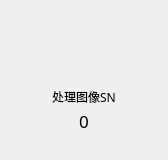
             <widget class="QFrame" name="frame_procssimage">
              <property name="minimumSize">
               <size>
                <width>168</width>
                <height>160</height>
               </size>
              </property>
              <property name="maximumSize">
               <size>
                <width>168</width>
                <height>160</height>
               </size>
              </property>
              <property name="styleSheet">
               <string notr="true"/>
              </property>
              <property name="frameShape">
               <enum>QFrame::NoFrame</enum>
              </property>
              <property name="frameShadow">
               <enum>QFrame::Sunken</enum>
              </property>
              <layout class="QGridLayout" name="gridLayout_7">
               <property name="leftMargin">
                <number>11</number>
               </property>
               <property name="topMargin">
                <number>11</number>
               </property>
               <property name="rightMargin">
                <number>11</number>
               </property>
               <property name="bottomMargin">
                <number>11</number>
               </property>
               <property name="horizontalSpacing">
                <number>0</number>
               </property>
               <property name="verticalSpacing">
                <number>3</number>
               </property>
               <item row="0" column="1">
                <spacer name="verticalSpacer_8">
                 <property name="orientation">
                  <enum>Qt::Vertical</enum>
                 </property>
                 <property name="sizeHint" stdset="0">
                  <size>
                   <width>20</width>
                   <height>29</height>
                  </size>
                 </property>
                </spacer>
               </item>
               <item row="4" column="0">
                <spacer name="verticalSpacer_9">
                 <property name="orientation">
                  <enum>Qt::Vertical</enum>
                 </property>
                 <property name="sizeHint" stdset="0">
                  <size>
                   <width>20</width>
                   <height>29</height>
                  </size>
                 </property>
                </spacer>
               </item>
               <item row="1" column="0" colspan="2">
                <layout class="QHBoxLayout" name="horizontalLayout_5">
                 <item>
                  <spacer name="horizontalSpacer_10">
                   <property name="orientation">
                    <enum>Qt::Horizontal</enum>
                   </property>
                   <property name="sizeHint" stdset="0">
                    <size>
                     <width>33</width>
                     <height>55</height>
                    </size>
                   </property>
                  </spacer>
                 </item>
                 <item>
                  <widget class="QLabel" name="label_procssimage">
                   <property name="minimumSize">
                    <size>
                     <width>58</width>
                     <height>58</height>
                    </size>
                   </property>
                   <property name="maximumSize">
                    <size>
                     <width>58</width>
                     <height>58</height>
                    </size>
                   </property>
                   <property name="styleSheet">
                    <string notr="true"/>
                   </property>
                   <property name="text">
                    <string/>
                   </property>
                  </widget>
                 </item>
                 <item>
                  <spacer name="horizontalSpacer_11">
                   <property name="orientation">
                    <enum>Qt::Horizontal</enum>
                   </property>
                   <property name="sizeHint" stdset="0">
                    <size>
                     <width>33</width>
                     <height>55</height>
                    </size>
                   </property>
                  </spacer>
                 </item>
                </layout>
               </item>
               <item row="2" column="0" colspan="2">
                <widget class="QLabel" name="label_25">
                 <property name="font">
                  <font>
                   <family>微软雅黑</family>
                  </font>
                 </property>
                 <property name="styleSheet">
                  <string notr="true"/>
                 </property>
                 <property name="text">
                  <string>处理图像SN</string>
                 </property>
                 <property name="alignment">
                  <set>Qt::AlignCenter</set>
                 </property>
                </widget>
               </item>
               <item row="3" column="0" colspan="2">
                <widget class="QLabel" name="label_deal_sn">
                 <property name="font">
                  <font>
                   <family>微软雅黑</family>
                   <pointsize>13</pointsize>
                   <kerning>true</kerning>
                  </font>
                 </property>
                 <property name="styleSheet">
                  <string notr="true"/>
                 </property>
                 <property name="text">
                  <string>0</string>
                 </property>
                 <property name="alignment">
                  <set>Qt::AlignCenter</set>
                 </property>
                </widget>
               </item>
              </layout>
             </widget>
